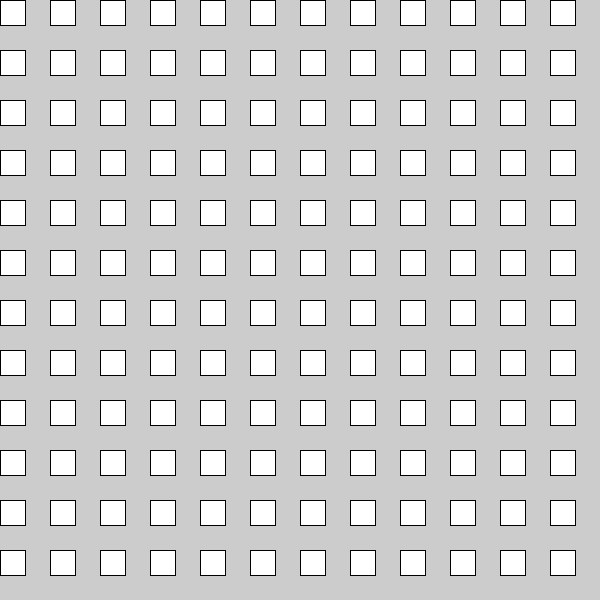
Frame 1 (no input)
Frame 60 (the mouse pressed at the canvas centre just before this capture): identical to frame 1, image omitted
Frame 120 (the mouse held since frame 60 and released just before this capture): identical to frame 1, image omitted

The Processing sketch that drew this single still picture (run headless with seeded random() and noise(); from frame 60 on, the mouse is pressed at the canvas centre):

// Processing sketch: midterm_04_design_errors_DONE
// ── midterm_04_design_errors_DONE.pde
// QUESTION 4 -
// this is currently drawing an angled line of rectangles - it should draw a square grid.

void setup() {
  size(600, 600);
}

void draw() {
  for (int i = 0; i <=width; i++) {
    for (int j = 0; j <=height; j++) {
      
      
      rect(i*50 , j*50, 25, 25);
    }
  }
}
